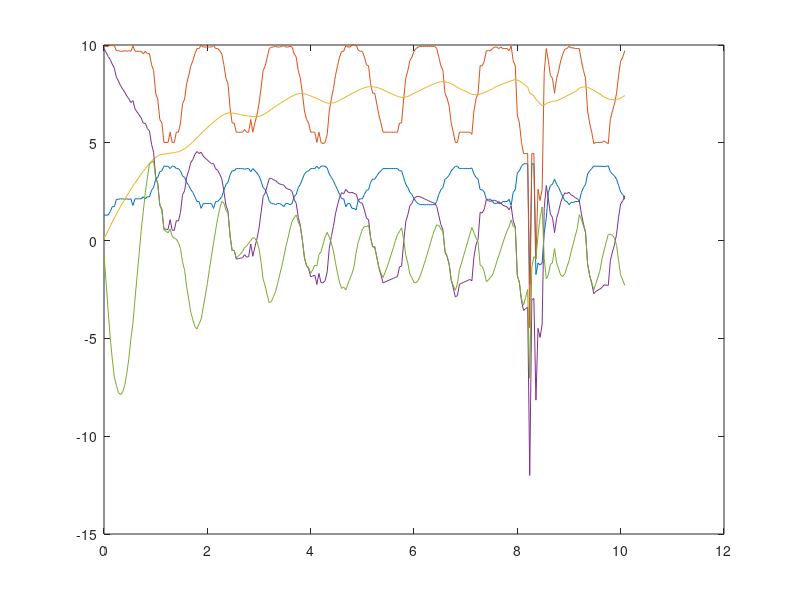

The MATLAB script that drew this image:
A = [1.30454,9.92911,0.112831,9.81628,-0.739429
1.30454,9.92911,0.301794,9.62732,-2.12374
1.30454,9.92911,0.518409,9.4107,-3.57946
1.48014,9.99178,0.733928,9.25785,-4.9311
1.73595,9.97273,0.95104,9.02169,-6.05071
1.73595,9.97273,1.15854,8.81419,-6.97136
2.11122,9.70795,1.35731,8.35063,-7.40926
2.11122,9.70795,1.55146,8.15648,-7.77296
2.13753,9.67882,1.75058,7.92823,-7.87001
2.13753,9.67882,1.92501,7.75381,-7.74543
2.11122,9.70795,2.10596,7.60199,-7.40941
2.13753,9.67882,2.28013,7.39868,-6.81214
2.11122,9.70795,2.45283,7.25512,-6.0463
2.13753,9.67882,2.62445,7.05437,-5.03498
1.7976,9.94856,2.78741,7.16115,-4.21286
2.13753,9.67882,2.94247,6.73635,-2.98637
2.13753,9.67882,3.09909,6.57973,-1.83172
2.13753,9.67882,3.25536,6.42346,-0.672773
2.13753,9.67882,3.4031,6.27572,0.51204
2.24554,9.54472,3.54435,6.00037,1.48127
2.13753,9.67882,3.68391,5.99491,2.47042
2.24554,9.54472,3.81871,5.72601,3.21552
2.23184,9.56302,3.95514,5.60788,3.92531
2.57486,8.99185,4.06846,4.92339,3.99579
2.71497,8.69088,4.17825,4.51263,4.08073
3.14159,7.5326,4.25707,3.27553,3.16533
3.23225,7.23956,4.32493,2.91464,2.90369
3.5221,6.19242,4.36741,1.82501,1.81845
3.56822,6.0103,4.40684,1.60346,1.54636
3.80264,5.01889,4.42092,0.597975,0.539778
3.80264,5.01889,4.43437,0.584521,0.476955
3.80264,5.01889,4.44825,0.570638,0.397115
3.68201,5.54277,4.47261,1.07016,0.59427
3.80264,5.01889,4.48531,0.533584,0.218966
3.80264,5.01889,4.49758,0.521312,0.125834
3.68201,5.54277,4.52162,1.02115,0.0718006
3.68201,5.54277,4.54511,0.997662,-0.106362
3.56822,6.0103,4.57917,1.43113,-0.403587
3.30674,6.98649,4.63635,2.35015,-1.08532
3.23225,7.23956,4.69427,2.5453,-1.51286
2.97644,8.02415,4.77169,3.25247,-2.36815
2.81984,8.43988,4.85697,3.58291,-2.99339
2.60117,8.93832,4.95084,3.98748,-3.67136
2.46685,9.19708,5.04957,4.14752,-4.04245
2.23184,9.56302,5.15564,4.40739,-4.40223
1.99742,9.81799,5.26287,4.55512,-4.51848
1.99742,9.81799,5.36764,4.45035,-4.24865
1.64757,9.99411,5.4752,4.5189,-4.0134
1.89255,9.89648,5.58021,4.31627,-3.41384
1.89255,9.89648,5.68056,4.21592,-2.82755
1.89255,9.89648,5.77647,4.12,-2.1879
1.89255,9.89648,5.87123,4.02524,-1.47473
1.89255,9.89648,5.96583,3.93065,-0.794667
1.64757,9.99411,6.05646,3.93764,-0.118739
1.99742,9.81799,6.14486,3.67313,0.531254
1.99742,9.81799,6.22934,3.58865,1.13038
2.11122,9.70795,6.31196,3.39599,1.6379
2.24554,9.54472,6.38874,3.15599,1.99945
2.57486,8.99185,6.44926,2.54259,1.92299
2.87534,8.29816,6.4904,1.80777,1.55948
2.97644,8.02415,6.52606,1.4981,1.39972
3.36839,6.76865,6.5317,0.236955,0.232814
3.56822,6.0103,6.5197,-0.509406,-0.50937
3.56822,6.0103,6.50786,-0.497563,-0.490153
3.68201,5.54277,6.48542,-0.942654,-0.886725
3.68201,5.54277,6.46398,-0.921209,-0.800478
3.68201,5.54277,6.44164,-0.89887,-0.682772
3.68201,5.54277,6.42164,-0.87887,-0.564033
3.64869,5.68235,6.40426,-0.721911,-0.354916
3.68201,5.54277,6.38423,-0.841467,-0.276564
3.68201,5.54277,6.36551,-0.822744,-0.138397
3.5221,6.19242,6.36157,-0.169156,0.00106283
3.68201,5.54277,6.34254,-0.799769,0.150355
3.56822,6.0103,6.3349,-0.324597,0.115118
3.46334,6.41827,6.33681,0.0814534,-0.0417272
3.30674,6.98649,6.35192,0.634577,-0.415148
3.05093,7.8092,6.3858,1.4234,-1.1131
2.71497,8.69088,6.43882,2.25206,-1.97281
2.60117,8.93832,6.49818,2.44014,-2.32448
2.35619,9.38315,6.56309,2.82006,-2.78885
1.99742,9.81799,6.63877,3.17922,-3.17759
1.89255,9.89648,6.71614,3.18034,-3.11222
1.89255,9.89648,6.79088,3.1056,-2.86545
1.83705,9.92911,6.85913,3.06998,-2.60746
1.89255,9.89648,6.93203,2.96445,-2.19134
1.89255,9.89648,7.00095,2.89552,-1.75883
1.83705,9.92911,7.06757,2.86154,-1.32468
1.73595,9.97273,7.13439,2.83834,-0.834586
1.89255,9.89648,7.19999,2.69649,-0.316097
1.89255,9.89648,7.26133,2.63514,0.132401
1.83705,9.92911,7.32136,2.60775,0.583246
1.89255,9.89648,7.38123,2.51525,0.990216
2.24554,9.54472,7.43315,2.11157,1.16373
2.35619,9.38315,7.47703,1.90612,1.3118
2.71497,8.69088,7.50495,1.18593,0.952383
2.87534,8.29816,7.52339,0.774776,0.693181
3.14159,7.5326,7.5236,0.00899443,0.00864358
3.40784,6.62525,7.50317,-0.877914,-0.872732
3.5221,6.19242,7.47269,-1.28027,-1.27727
3.56822,6.0103,7.43796,-1.42766,-1.38281
3.68201,5.54277,7.39437,-1.8516,-1.67538
3.68201,5.54277,7.35178,-1.80902,-1.49107
3.68201,5.54277,7.31063,-1.76786,-1.26024
3.80264,5.01889,7.25792,-2.23903,-1.29779
3.68201,5.54277,7.21804,-1.67527,-0.712344
3.80264,5.01889,7.16801,-2.14912,-0.572303
3.81633,4.95756,7.11607,-2.1585,-0.19503
3.80264,5.01889,7.06731,-2.04841,0.188928
3.70832,5.43098,7.02885,-1.59787,0.422603
3.40784,6.62525,7.01977,-0.394518,0.16708
3.23225,7.23956,7.02499,0.214572,-0.125685
3.06482,7.76789,7.04208,0.725813,-0.520272
2.81984,8.43988,7.07423,1.36566,-1.12709
2.60117,8.93832,7.1171,1.82122,-1.66081
2.35619,9.38315,7.17092,2.21223,-2.14681
2.13753,9.67882,7.2286,2.45022,-2.44447
2.13753,9.67882,7.28741,2.39141,-2.3763
1.73595,9.97273,7.34648,2.62624,-2.5238
1.89255,9.89648,7.40705,2.48943,-2.22935
1.89255,9.89648,7.46617,2.43031,-1.94072
1.64757,9.99411,7.52368,2.47042,-1.68659
1.64757,9.99411,7.57988,2.41422,-1.32293
1.5708,10,7.62647,2.37353,-0.604706
2.07789,9.74285,7.6852,2.05765,-0.0956372
2.13753,9.67882,7.73056,1.94826,0.250253
2.13753,9.67882,7.77537,1.90345,0.566547
2.35619,9.38315,7.81234,1.57081,0.732409
2.57486,8.99185,7.83977,1.15208,0.708405
2.60117,8.93832,7.86476,1.07356,0.793587
2.97644,8.02415,7.86847,0.155689,0.131922
3.14159,7.5326,7.86066,-0.328058,-0.305474
3.14159,7.5326,7.85303,-0.320431,-0.313567
3.30674,6.98649,7.8331,-0.846604,-0.846309
3.46334,6.41827,7.80056,-1.38229,-1.36776
3.56822,6.0103,7.75849,-1.74819,-1.65606
3.68201,5.54277,7.70753,-2.16476,-1.88641
3.68201,5.54277,7.65774,-2.11497,-1.61855
3.68201,5.54277,7.60909,-2.06632,-1.34887
3.68201,5.54277,7.56208,-2.01932,-1.03446
3.68201,5.54277,7.51564,-1.97287,-0.689237
3.68201,5.54277,7.46977,-1.927,-0.358705
3.68201,5.54277,7.42352,-1.88075,0.00236342
3.68201,5.54277,7.3812,-1.83844,0.302417
3.56822,6.0103,7.3483,-1.338,0.475309
3.56822,6.0103,7.31954,-1.30924,0.654381
3.23225,7.23956,7.31766,-0.0780929,0.0505679
2.87534,8.29816,7.33972,0.958447,-0.735029
2.71497,8.69088,7.37181,1.31907,-1.15109
2.46685,9.19708,7.41379,1.7833,-1.70901
2.35619,9.38315,7.47779,1.90536,-1.90196
2.13753,9.67882,7.52842,2.1504,-2.13872
1.99742,9.81799,7.57993,2.23806,-2.15574
1.89255,9.89648,7.63321,2.26326,-2.03869
1.83705,9.92911,7.68831,2.2408,-1.80286
1.83705,9.92911,7.73985,2.18926,-1.49865
1.83705,9.92911,7.79021,2.1389,-1.16643
1.83705,9.92911,7.83833,2.09078,-0.83878
1.83705,9.92911,7.88903,2.04008,-0.468765
1.83705,9.92911,7.93646,1.99265,-0.108871
1.83705,9.92911,7.98329,1.94582,0.256
1.83705,9.92911,8.02659,1.90252,0.558276
1.99742,9.81799,8.06958,1.74841,0.808408
2.35619,9.38315,8.09815,1.285,0.772186
2.60117,8.93832,8.1181,0.82022,0.601781
2.71497,8.69088,8.13142,0.559457,0.47161
3.14159,7.5326,8.11735,-0.584749,-0.540659
3.21836,7.28552,8.09863,-0.813113,-0.793974
3.33899,6.8735,8.07015,-1.19665,-1.19638
3.56822,6.0103,8.02432,-2.01402,-1.99567
3.68201,5.54277,7.96662,-2.42385,-2.30663
3.80264,5.01889,7.89882,-2.87993,-2.54179
3.80264,5.01889,7.8297,-2.81081,-2.20245
3.68201,5.54277,7.77825,-2.23548,-1.48256
3.68201,5.54277,7.72627,-2.18351,-1.14789
3.68201,5.54277,7.67551,-2.13274,-0.772639
3.68201,5.54277,7.62645,-2.08369,-0.412284
3.68201,5.54277,7.57853,-2.03576,-0.0447651
3.68201,5.54277,7.53069,-1.98792,0.307278
3.70832,5.43098,7.48187,-2.05089,0.672845
3.40784,6.62525,7.46153,-0.836272,0.409308
3.23225,7.23956,7.45653,-0.216968,0.13788
3.14159,7.5326,7.45836,0.0742418,-0.0566353
2.60117,8.93832,7.49203,1.4463,-1.24811
2.60117,8.93832,7.52601,1.41231,-1.32639
2.48055,9.17235,7.56347,1.60888,-1.58315
2.11122,9.70795,7.61333,2.09462,-2.09462
2.11122,9.70795,7.66203,2.04592,-2.01182
2.11122,9.70795,7.70857,1.99937,-1.87775
1.99742,9.81799,7.76025,2.05774,-1.7639
1.89255,9.89648,7.83342,2.06306,-1.4385
1.89255,9.89648,7.88345,2.01303,-1.09885
1.99742,9.81799,7.92311,1.89488,-0.777601
1.89255,9.89648,7.96948,1.927,-0.454556
1.99742,9.81799,8.01153,1.80646,-0.116826
1.99742,9.81799,8.05353,1.76446,0.194723
1.99742,9.81799,8.09412,1.72387,0.492375
2.11122,9.70795,8.13083,1.57712,0.707152
1.7976,9.94856,8.17309,1.77547,1.05798
2.46685,9.19708,8.1969,1.00018,0.732107
2.60117,8.93832,8.24435,0.693972,0.66972
3.46334,6.41827,8.2092,-1.79093,-1.77805
3.56822,6.0103,8.16632,-2.15602,-2.1501
3.80264,5.01889,8.09472,-3.07582,-2.99308
3.92699,4.44835,8.01632,-3.56797,-3.29894
3.92699,4.44835,7.92801,-3.47967,-2.90833
3.92699,4.44835,7.85233,-3.40398,-2.49744
-2.23184,-4.46004,7.54452,-12.0046,-7.03167
3.92699,4.44835,7.47641,-3.02806,-1.35433
3.92699,4.44835,7.40449,-2.95614,-0.819385
-1.73595,-0.934538,7.22103,-8.15557,-0.920408
-1.14417,2.62896,7.11656,-4.4876,0.262077
-1.24905,2.04849,6.99873,-4.95024,1.15561
-1.14417,2.62896,6.89713,-4.26817,1.72703
0.380506,8.58321,6.93549,1.64772,-0.914133
1.14417,9.81799,7.00251,2.81548,-1.95042
2.46685,9.19708,7.05792,2.13916,-1.74938
2.81984,8.43988,7.08729,1.3526,-1.21728
2.87534,8.29816,7.11514,1.18303,-1.13831
3.14159,7.5326,7.12474,0.40786,-0.405801
2.87534,8.29816,7.15231,1.14585,-1.14232
2.71497,8.69088,7.1877,1.50318,-1.45212
2.46685,9.19708,7.23743,1.95965,-1.76627
2.24554,9.54472,7.2905,2.25422,-1.82786
2.03444,9.78503,7.3485,2.43653,-1.69341
1.99742,9.81799,7.4053,2.41269,-1.34483
1.83705,9.92911,7.4583,2.47081,-1.04077
1.9513,9.85521,7.51343,2.34179,-0.579528
1.9513,9.85521,7.56846,2.28676,-0.179417
1.99742,9.81799,7.62076,2.19723,0.232876
1.99742,9.81799,7.67624,2.14175,0.622039
1.99742,9.81799,7.79618,2.02181,1.32845
2.46685,9.19708,7.83085,1.36623,1.07954
2.71497,8.69088,7.84913,0.841751,0.749284
2.87534,8.29816,7.85923,0.438935,0.417109
3.40784,6.62525,7.82961,-1.20436,-1.19235
3.56822,6.0103,7.78959,-1.77929,-1.77848
3.68201,5.54277,7.7351,-2.19234,-2.14279
3.81633,4.95756,7.674,-2.71644,-2.51998
3.80264,5.01889,7.61227,-2.59337,-2.19748
3.80264,5.01889,7.55197,-2.53308,-1.87247
3.80264,5.01889,7.49308,-2.47418,-1.51767
3.80264,5.01889,7.40648,-2.38759,-0.917847
3.78509,5.09689,7.35278,-2.2559,-0.482421
3.80264,5.01889,7.29794,-2.27904,-0.0744489
3.81633,4.95756,7.24469,-2.28713,0.325105
3.5221,6.19242,7.22075,-1.02834,0.315929
3.40784,6.62525,7.20721,-0.581952,0.272636
3.30674,6.98649,7.20196,-0.215469,0.133236
3.14159,7.5326,7.20965,0.322948,-0.241305
2.81984,8.43988,7.23887,1.20102,-1.02639
2.48055,9.17235,7.28334,1.88901,-1.76706
2.35619,9.38315,7.35473,2.02842,-2.01645
2.11122,9.70795,7.41239,2.29556,-2.2886

];

%A(:,1) = A(:,1)*180/pi;
dim = size(A);
h = 1/25;
t = [0:h:h*(dim(1)-1)];
plot(t,A);
